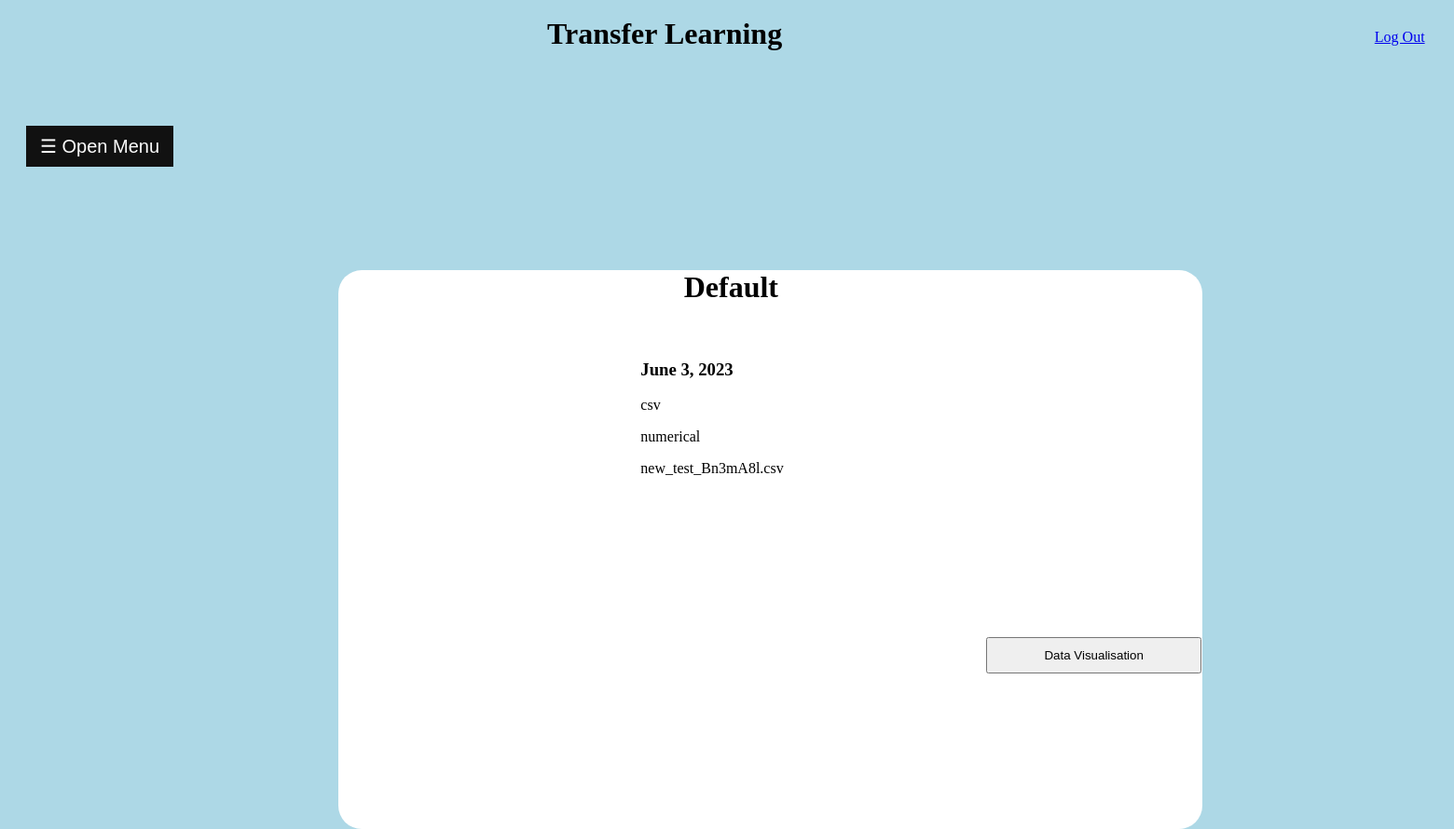
The app's page /details/18 (signed in) with its own data.
### transfer_models/models.py (models this page shows, shortened)
class BaseModel(models.Model):
  model_name = models.CharField(max_length=100, default='Default')
  date_created = models.DateField(default=timezone.now)
  created_by = models.ForeignKey(User, on_delete=models.CASCADE, default='')
  file_type = models.CharField(max_length=10, default=None)
  file_data_type = models.CharField(max_length=20, default=None)
  class Meta:
    abstract=True

class CreateModel(BaseModel):
  file = models.FileField()
  columns = models.CharField(max_length=1000, default='default')
  class Meta:
    verbose_name_plural = 'Created Models'
    ordering = ('-date_created',)

### transfer_models/views.py (the view)
# urls.py: path('details/<int:id>', views.details, name='details'),
def details(request, id):
    data = CreateModel.objects.get(id=id, created_by__username=request.user.username)
    template = loader.get_template('details.html')
    context = {
        'data': data,
      }
    request.session['data_id'] = data.id
    return HttpResponse(template.render(context, request))

### transfer_models/templates/details.html (shortened to what this page needs)
{% extends "master.html" %}
{% block content %}
    <div class="content-box" style="position: relative; background-color:white;
      width: 60%; height: 600px; top:70px; left:23% ;border-radius: 25px">
        <h1 style="position: relative; left:40% ;border-radius: 25px">{{ data.model_name }}</h1>
        <br>
        <div style="position: relative; left:35% ;border-radius: 25px">
            <h3>{{ data.date_created }}</h3>
            <p>{{ data.file_type }}</p>
            <p>{{ data.file_data_type }}</p>
            <p>{{ data.file }}</p>
            <br>
            <br>
            <form action='{% url "plot_data" %}' method="get">
                <button style="position: relative; left: 40%; bottom:-120px; margin: auto; width:25%; padding:10px"
                    type="submit">Data Visualisation</button>
            </form>
        </div>
      </div>
{% endblock %}

### records on screen
CreateModel: model_name "Default", date_created "June 3, 2023", file_type "csv", file_data_type "numerical", file "new_test_Bn3mA8l.csv"
